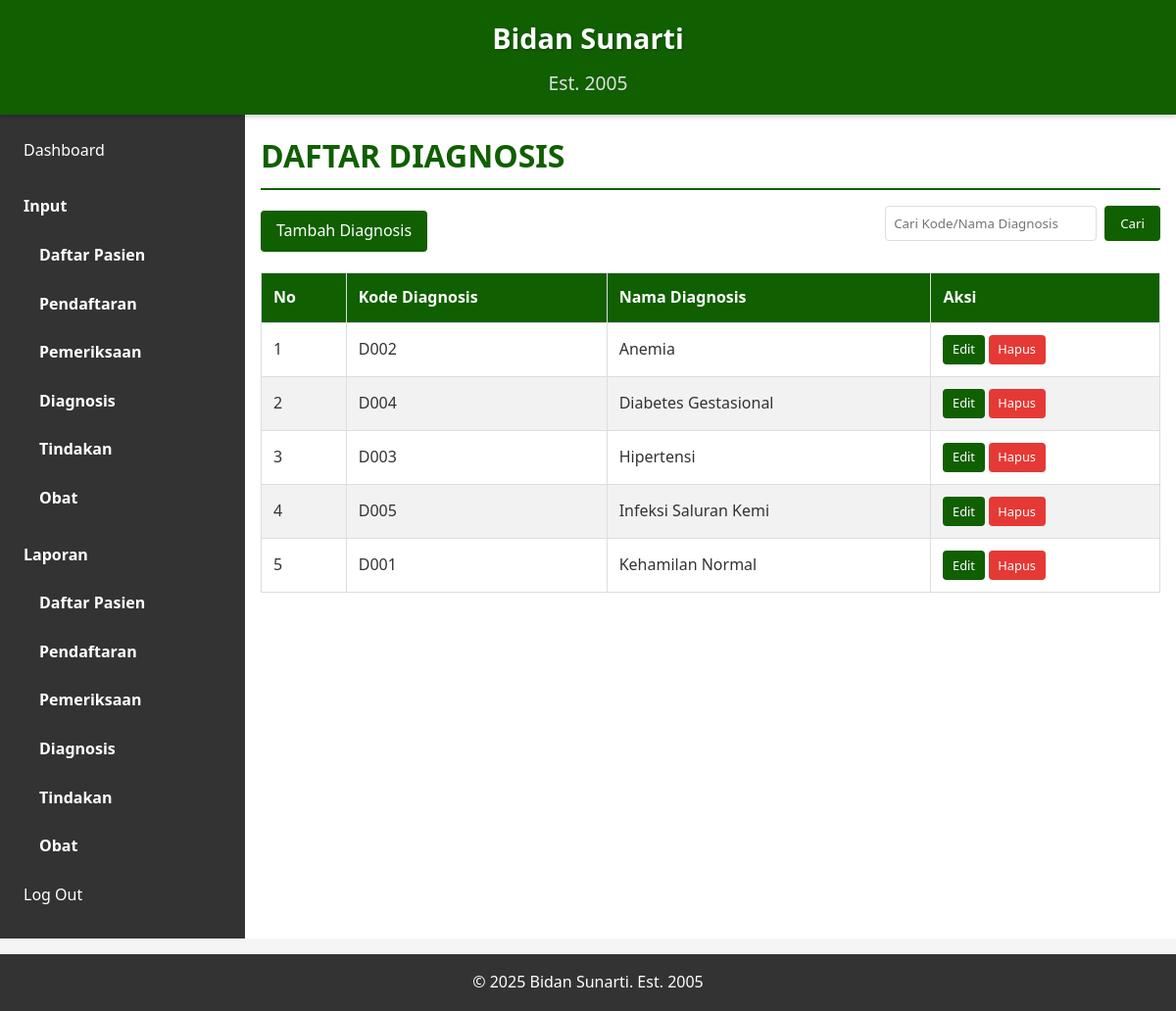
/modules/diagnosis/list.php (signed in), run on the app's committed database.
### tables this page shows
CREATE TABLE IF NOT EXISTS diagnosis (
    kode_diagnosis VARCHAR(5) PRIMARY KEY,
    nama_diagnosis VARCHAR(20) NOT NULL,
    created_at TIMESTAMP DEFAULT CURRENT_TIMESTAMP,
    updated_at TIMESTAMP DEFAULT CURRENT_TIMESTAMP ON UPDATE CURRENT_TIMESTAMP
);

### includes/functions.php (called while the page is built, shortened)
<?php
require_once __DIR__ . '/../config.php';
function getAllDiagnosis()
{
    global $conn;
    $result = $conn->query("SELECT * FROM diagnosis ORDER BY nama_diagnosis");
    return $result->fetch_all(MYSQLI_ASSOC);
}
?>

### modules/diagnosis/list.php (the view, shortened to what this page needs)
<?php
require_once '../../includes/functions.php';
$diagnosis = getAllDiagnosis();
?>
<!DOCTYPE html>
<html lang="id">
<head>
    <link rel="stylesheet" href="../../css/style.css">
</head>
<body>
    <div class="container">
        <?php include '../../includes/header.php'; ?>
        <aside class="sidebar">
            <?php include '../../includes/sidebar.php'; ?>
        </aside>
        <main class="content">
            <h1>DAFTAR DIAGNOSIS</h1>
            <div class="actions">
                <a href="input.php" class="btn">Tambah Diagnosis</a>
                <form method="GET" class="search-form">
                    <input type="text" name="search" placeholder="Cari Kode/Nama Diagnosis">
                    <button type="submit" class="btn">Cari</button>
                </form>
            </div>
            <table>
                <thead>
                    <tr>
                        <th>No</th>
                        <th>Kode Diagnosis</th>
                        <th>Nama Diagnosis</th>
                        <th>Aksi</th>
                    </tr>
                </thead>
                <tbody>
                    <?php if (empty($diagnosis)): ?>
                        <tr>
                            <td colspan="4" class="text-center">Tidak ada data diagnosis</td>
                        </tr>
                    <?php else: ?>
                        <?php foreach ($diagnosis as $index => $diag): ?>
                            <tr>
                                <td><?php echo $index + 1; ?></td>
                                <td><?php echo htmlspecialchars($diag['kode_diagnosis']); ?></td>
                                <td><?php echo htmlspecialchars($diag['nama_diagnosis']); ?></td>
                                <td>
                                    <a href="edit.php?kode=<?php echo $diag['kode_diagnosis']; ?>" class="btn small">Edit</a>
                                    <a href="delete.php?kode=<?php echo $diag['kode_diagnosis']; ?>" class="btn small secondary"
                                        onclick="return confirm('Apakah Anda yakin ingin menghapus diagnosis ini?')">Hapus</a>
                                </td>
                            </tr>
                        <?php endforeach; ?>
                    <?php endif; ?>
                </tbody>
            </table>
        </main>
        <?php include '../../includes/footer.php'; ?>
    </div>
</body>
</html>

### css/style.css (style rules this page uses)
* { margin: 0; padding: 0; box-sizing: border-box; font-family: 'Segoe UI', Tahoma, Geneva, Verdana, sans-serif; }
body { background-color: #f5f5f5; color: #333; line-height: 1.6; }
.container { display: grid; grid-template-rows: auto 1fr auto; min-height: 100vh; }
.sidebar { background-color: #333; color: white; padding: 1rem; }
.content { padding: 1rem; background-color: white; }
.content h1 { color: #105f00; margin-bottom: 1rem; border-bottom: 2px solid #105f00; padding-bottom: 0.5rem; }
.btn { display: inline-block; padding: 0.5rem 1rem; background-color: #105f00; color: white; border: none; border-radius: 4px; cursor: pointer; text-decoration: none; text-align: center; }
.btn.secondary { background-color: #e53935; color: #fff; border: none; }
.btn.small { padding: 0.3rem 0.6rem; font-size: 0.8rem; }
table { width: 100%; border-collapse: collapse; margin-bottom: 1rem; }
table th, table td { padding: 0.75rem; text-align: left; border: 1px solid #ddd; }
table th { background-color: #105f00; color: white; }
table tr:nth-child(even) { background-color: #f2f2f2; }
.search-form { display: flex; gap: 0.5rem; margin-bottom: 1rem; }
.search-form input { flex: 1; padding: 0.5rem; border: 1px solid #ddd; border-radius: 4px; }
.actions { display: flex; justify-content: space-between; align-items: center; margin-bottom: 1rem; flex-wrap: wrap; gap: 0.5rem; }
@media (min-width: 768px) { .container { grid-template-columns: 250px 1fr; } }

### data on the page
diagnosis: kode_diagnosis "D002", nama_diagnosis "Anemia"
diagnosis: kode_diagnosis "D004", nama_diagnosis "Diabetes Gestasional"
diagnosis: kode_diagnosis "D003", nama_diagnosis "Hipertensi"
diagnosis: kode_diagnosis "D005", nama_diagnosis "Infeksi Saluran Kemi"
diagnosis: kode_diagnosis "D001", nama_diagnosis "Kehamilan Normal"
